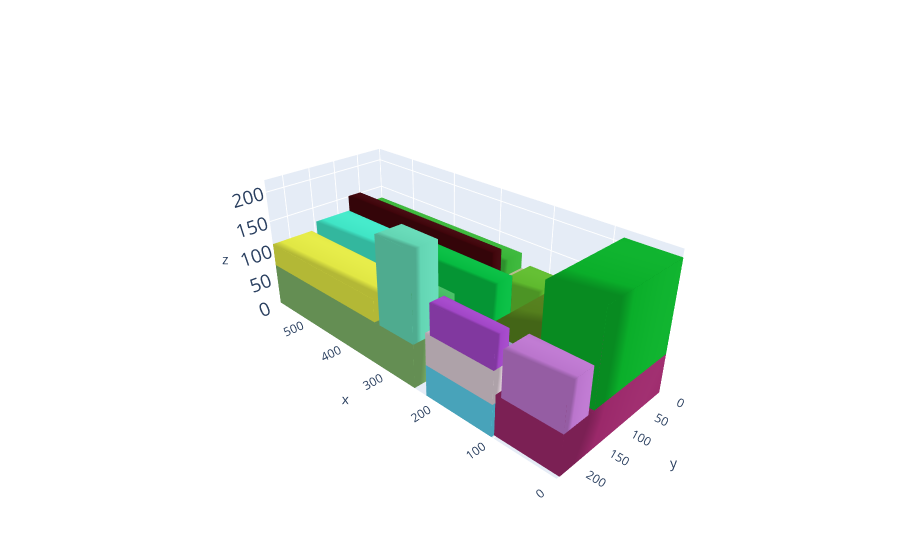

Write notebook code for a chart like this one.
### Markdown cell above
# Plot the solution

### Code cell
cont, execution_time,total_volume,TOTAL_VOLUME = MLCP_function(alpha=4.0,beta=1.0,gamma=0.2,delta=0.5,p=0.05,epsilon=1,instance=1,weight_restriction=True, max_distance_cg=10000)
print("cont despues de ejecutar MLCP")
L = cont.l;W = cont.w; H = cont.h

box_dims = []
for aabb in cont.aabbs:
  box_dims.append([aabb.xmin,aabb.ymin,aabb.zmin,aabb.xmax,aabb.ymax,aabb.zmax])
box_dims.append([0,0,0,L,W,H])
bxplot.plot_container([L,W,H], box_dims) 
print(f'{L} {W} {H}')
print(f'L * W * H = {L * W * H}')
print(f'total_volume = {sum(total_volume)}')
print(f'TOTAL_VOLUME = {len(TOTAL_VOLUME)}')
print(f'% = {sum(total_volume)/(L * W * H)}')

### Figure 1 — Plotly figure (JSON) as saved in the notebook; plotly's stock layout.template omitted (floating-point values rounded to 4 significant figures)
{"data": [{"color": "rgb(154.130410154163,40.29201955007152,105.61011259934527)", "i": [7, 0, 0, 0, 4, 4, 2, 6, 4, 0, 3, 7], "j": [3, 4, 1, 2, 5, 6, 5, 5, 0, 1, 2, 2], "k": [0, 7, 2, 3, 6, 7, 1, 2, 5, 5, 7, 6], "opacity": 1, "type": "mesh3d", "x": [0, 0, 103, 103, 0, 0, 103, 103], "y": [0, 228, 228, 0, 0, 228, 228, 0], "z": [0, 0, 0, 0, 64, 64, 64, 64]}, {"color": "rgb(194.09439389379668,26.270334384314737,210.714114767621)", "i": [7, 0, 0, 0, 4, 4, 2, 6, 4, 0, 3, 7], "j": [3, 4, 1, 2, 5, 6, 5, 5, 0, 1, 2, 2], "k": [0, 7, 2, 3, 6, 7, 1, 2, 5, 5, 7, 6], "opacity": 1, "type": "mesh3d", "x": [175, 175, 587, 587, 175, 175, 587, 587], "y": [0, 76, 76, 0, 0, 76, 76, 0], "z": [0, 0, 0, 0, 64, 64, 64, 64]}, {"color": "rgb(124.3933924428281,177.79520947154916,103.51935835932966)", "i": [7, 0, 0, 0, 4, 4, 2, 6, 4, 0, 3, 7], "j": [3, 4, 1, 2, 5, 6, 5, 5, 0, 1, 2, 2], "k": [0, 7, 2, 3, 6, 7, 1, 2, 5, 5, 7, 6], "opacity": 1, "type": "mesh3d", "x": [247, 247, 587, 587, 247, 247, 587, 587], "y": [149, 233, 233, 149, 149, 233, 233, 149], "z": [0, 0, 0, 0, 72, 72, 72, 72]}, {"color": "rgb(167.0777050816427,133.74364879045027,228.81183888037995)", "i": [7, 0, 0, 0, 4, 4, 2, 6, 4, 0, 3, 7], "j": [3, 4, 1, 2, 5, 6, 5, 5, 0, 1, 2, 2], "k": [0, 7, 2, 3, 6, 7, 1, 2, 5, 5, 7, 6], "opacity": 1, "type": "mesh3d", "x": [207, 207, 587, 587, 207, 207, 587, 587], "y": [76, 146, 146, 76, 76, 146, 146, 76], "z": [0, 0, 0, 0, 62, 62, 62, 62]}, {"color": "rgb(88.07775801639056,158.4406497120376,191.27823693004927)", "i": [7, 0, 0, 0, 4, 4, 2, 6, 4, 0, 3, 7], "j": [3, 4, 1, 2, 5, 6, 5, 5, 0, 1, 2, 2], "k": [0, 7, 2, 3, 6, 7, 1, 2, 5, 5, 7, 6], "opacity": 1, "type": "mesh3d", "x": [103, 103, 173, 173, 103, 103, 173, 173], "y": [0, 190, 190, 0, 0, 190, 190, 0], "z": [0, 0, 0, 0, 62, 62, 62, 62]}, {"color": "rgb(90.43035209873577,203.13277186629983,233.12416855439145)", "i": [7, 0, 0, 0, 4, 4, 2, 6, 4, 0, 3, 7], "j": [3, 4, 1, 2, 5, 6, 5, 5, 0, 1, 2, 2], "k": [0, 7, 2, 3, 6, 7, 1, 2, 5, 5, 7, 6], "opacity": 1, "type": "mesh3d", "x": [103, 103, 223, 223, 103, 103, 223, 223], "y": [192, 233, 233, 192, 192, 233, 233, 192], "z": [0, 0, 0, 0, 51, 51, 51, 51]}, {"color": "rgb(141.90677973647743,10.206686418548342,168.8735599653618)", "i": [7, 0, 0, 0, 4, 4, 2, 6, 4, 0, 3, 7], "j": [3, 4, 1, 2, 5, 6, 5, 5, 0, 1, 2, 2], "k": [0, 7, 2, 3, 6, 7, 1, 2, 5, 5, 7, 6], "opacity": 1, "type": "mesh3d", "x": [173, 173, 233, 233, 173, 173, 233, 233], "y": [151, 192, 192, 151, 151, 192, 192, 151], "z": [0, 0, 0, 0, 51, 51, 51, 51]}, {"color": "rgb(217.67462018389074,202.544166838643,211.63719154527644)", "i": [7, 0, 0, 0, 4, 4, 2, 6, 4, 0, 3, 7], "j": [3, 4, 1, 2, 5, 6, 5, 5, 0, 1, 2, 2], "k": [0, 7, 2, 3, 6, 7, 1, 2, 5, 5, 7, 6], "opacity": 1, "type": "mesh3d", "x": [103, 103, 223, 223, 103, 103, 223, 223], "y": [192, 233, 233, 192, 192, 233, 233, 192], "z": [51, 51, 51, 51, 102, 102, 102, 102]}, {"color": "rgb(161.05808276237906,205.75317172424968,9.38111558056735)", "i": [7, 0, 0, 0, 4, 4, 2, 6, 4, 0, 3, 7], "j": [3, 4, 1, 2, 5, 6, 5, 5, 0, 1, 2, 2], "k": [0, 7, 2, 3, 6, 7, 1, 2, 5, 5, 7, 6], "opacity": 1, "type": "mesh3d", "x": [173, 173, 221, 221, 173, 173, 221, 221], "y": [156, 192, 192, 156, 156, 192, 192, 156], "z": [51, 51, 51, 51, 82, 82, 82, 82]}, {"color": "rgb(63.82523420618405,228.60188484259342,197.16962383596606)", "i": [7, 0, 0, 0, 4, 4, 2, 6, 4, 0, 3, 7], "j": [3, 4, 1, 2, 5, 6, 5, 5, 0, 1, 2, 2], "k": [0, 7, 2, 3, 6, 7, 1, 2, 5, 5, 7, 6], "opacity": 1, "type": "mesh3d", "x": [397, 397, 587, 587, 397, 397, 587, 587], "y": [76, 146, 146, 76, 76, 146, 146, 76], "z": [62, 62, 62, 62, 124, 124, 124, 124]}, {"color": "rgb(185.15541237699523,193.79811587461256,242.4319920432746)", "i": [7, 0, 0, 0, 4, 4, 2, 6, 4, 0, 3, 7], "j": [3, 4, 1, 2, 5, 6, 5, 5, 0, 1, 2, 2], "k": [0, 7, 2, 3, 6, 7, 1, 2, 5, 5, 7, 6], "opacity": 1, "type": "mesh3d", "x": [103, 103, 169, 169, 103, 103, 169, 169], "y": [0, 180, 180, 0, 0, 180, 180, 0], "z": [62, 62, 62, 62, 105, 105, 105, 105]}, {"color": "rgb(6.057179790543725,186.48392918317347,64.74676340732154)", "i": [7, 0, 0, 0, 4, 4, 2, 6, 4, 0, 3, 7], "j": [3, 4, 1, 2, 5, 6, 5, 5, 0, 1, 2, 2], "k": [0, 7, 2, 3, 6, 7, 1, 2, 5, 5, 7, 6], "opacity": 1, "type": "mesh3d", "x": [209, 209, 397, 397, 209, 209, 397, 397], "y": [76, 124, 124, 76, 76, 124, 124, 76], "z": [62, 62, 62, 62, 133, 133, 133, 133]}, {"color": "rgb(9.827312266797463,173.8235919248127,41.559041701999696)", "i": [7, 0, 0, 0, 4, 4, 2, 6, 4, 0, 3, 7], "j": [3, 4, 1, 2, 5, 6, 5, 5, 0, 1, 2, 2], "k": [0, 7, 2, 3, 6, 7, 1, 2, 5, 5, 7, 6], "opacity": 1, "type": "mesh3d", "x": [0, 0, 85, 85, 0, 0, 85, 85], "y": [0, 168, 168, 0, 0, 168, 168, 0], "z": [64, 64, 64, 64, 208, 208, 208, 208]}, {"color": "rgb(176.57932575651492,184.45627891057293,137.19271172548153)", "i": [7, 0, 0, 0, 4, 4, 2, 6, 4, 0, 3, 7], "j": [3, 4, 1, 2, 5, 6, 5, 5, 0, 1, 2, 2], "k": [0, 7, 2, 3, 6, 7, 1, 2, 5, 5, 7, 6], "opacity": 1, "type": "mesh3d", "x": [243, 243, 587, 587, 243, 243, 587, 587], "y": [0, 76, 76, 0, 0, 76, 76, 0], "z": [64, 64, 64, 64, 102, 102, 102, 102]}, {"color": "rgb(185.8733350182045,116.74470759708076,204.25670713905401)", "i": [7, 0, 0, 0, 4, 4, 2, 6, 4, 0, 3, 7], "j": [3, 4, 1, 2, 5, 6, 5, 5, 0, 1, 2, 2], "k": [0, 7, 2, 3, 6, 7, 1, 2, 5, 5, 7, 6], "opacity": 1, "type": "mesh3d", "x": [0, 0, 94, 94, 0, 0, 94, 94], "y": [180, 228, 228, 180, 180, 228, 228, 180], "z": [64, 64, 64, 64, 135, 135, 135, 135]}, {"color": "rgb(94.42065782009524,185.16835260011962,45.79448214653151)", "i": [7, 0, 0, 0, 4, 4, 2, 6, 4, 0, 3, 7], "j": [3, 4, 1, 2, 5, 6, 5, 5, 0, 1, 2, 2], "k": [0, 7, 2, 3, 6, 7, 1, 2, 5, 5, 7, 6], "opacity": 1, "type": "mesh3d", "x": [175, 175, 237, 237, 175, 175, 237, 237], "y": [0, 72, 72, 0, 0, 72, 72, 0], "z": [64, 64, 64, 64, 112, 112, 112, 112]}, {"color": "rgb(224.1538233752629,230.25694987720405,67.6757119390572)", "i": [7, 0, 0, 0, 4, 4, 2, 6, 4, 0, 3, 7], "j": [3, 4, 1, 2, 5, 6, 5, 5, 0, 1, 2, 2], "k": [0, 7, 2, 3, 6, 7, 1, 2, 5, 5, 7, 6], "opacity": 1, "type": "mesh3d", "x": [329, 329, 587, 587, 329, 329, 587, 587], "y": [157, 233, 233, 157, 157, 233, 233, 157], "z": [72, 72, 72, 72, 110, 110, 110, 110]}, {"color": "rgb(98.96254102824844,213.13885155015964,179.1748852992587)", "i": [7, 0, 0, 0, 4, 4, 2, 6, 4, 0, 3, 7], "j": [3, 4, 1, 2, 5, 6, 5, 5, 0, 1, 2, 2], "k": [0, 7, 2, 3, 6, 7, 1, 2, 5, 5, 7, 6], "opacity": 1, "type": "mesh3d", "x": [247, 247, 318, 318, 247, 247, 318, 318], "y": [185, 233, 233, 185, 185, 233, 233, 185], "z": [72, 72, 72, 72, 213, 213, 213, 213]}, {"color": "rgb(66.91729308554329,185.8602027036731,96.73576308214177)", "i": [7, 0, 0, 0, 4, 4, 2, 6, 4, 0, 3, 7], "j": [3, 4, 1, 2, 5, 6, 5, 5, 0, 1, 2, 2], "k": [0, 7, 2, 3, 6, 7, 1, 2, 5, 5, 7, 6], "opacity": 1, "type": "mesh3d", "x": [247, 247, 319, 319, 247, 247, 319, 319], "y": [154, 185, 185, 154, 154, 185, 185, 154], "z": [72, 72, 72, 72, 120, 120, 120, 120]}, {"color": "rgb(56.6010257164855,179.66072654979303,55.81269919383102)", "i": [7, 0, 0, 0, 4, 4, 2, 6, 4, 0, 3, 7], "j": [3, 4, 1, 2, 5, 6, 5, 5, 0, 1, 2, 2], "k": [0, 7, 2, 3, 6, 7, 1, 2, 5, 5, 7, 6], "opacity": 1, "type": "mesh3d", "x": [254, 254, 587, 587, 254, 254, 587, 587], "y": [0, 49, 49, 0, 0, 49, 49, 0], "z": [102, 102, 102, 102, 128, 128, 128, 128]}, {"color": "rgb(64.5828805237504,5.888454798842945,11.708576409294757)", "i": [7, 0, 0, 0, 4, 4, 2, 6, 4, 0, 3, 7], "j": [3, 4, 1, 2, 5, 6, 5, 5, 0, 1, 2, 2], "k": [0, 7, 2, 3, 6, 7, 1, 2, 5, 5, 7, 6], "opacity": 1, "type": "mesh3d", "x": [254, 254, 587, 587, 254, 254, 587, 587], "y": [49, 75, 75, 49, 49, 75, 75, 49], "z": [102, 102, 102, 102, 151, 151, 151, 151]}, {"color": "rgb(161.10998517420867,69.90825919840883,198.55827884286478)", "i": [7, 0, 0, 0, 4, 4, 2, 6, 4, 0, 3, 7], "j": [3, 4, 1, 2, 5, 6, 5, 5, 0, 1, 2, 2], "k": [0, 7, 2, 3, 6, 7, 1, 2, 5, 5, 7, 6], "opacity": 1, "type": "mesh3d", "x": [103, 103, 214, 214, 103, 103, 214, 214], "y": [207, 233, 233, 207, 207, 233, 233, 207], "z": [102, 102, 102, 102, 151, 151, 151, 151]}, {"color": "rgb(83.95364299137394,126.53415496545199,28.46768722518576)", "i": [7, 0, 0, 0, 4, 4, 2, 6, 4, 0, 3, 7], "j": [3, 4, 1, 2, 5, 6, 5, 5, 0, 1, 2, 2], "k": [0, 7, 2, 3, 6, 7, 1, 2, 5, 5, 7, 6], "opacity": 1, "type": "mesh3d", "x": [103, 103, 152, 152, 103, 103, 152, 152], "y": [0, 175, 175, 0, 0, 175, 175, 0], "z": [105, 105, 105, 105, 126, 126, 126, 126]}, {"color": "rgb(92.04464842391592,117.99110905882115,190.3154663232316)", "i": [7, 0, 0, 0, 4, 4, 2, 6, 4, 0, 3, 7], "j": [3, 4, 1, 2, 5, 6, 5, 5, 0, 1, 2, 2], "k": [0, 7, 2, 3, 6, 7, 1, 2, 5, 5, 7, 6], "opacity": 0, "type": "mesh3d", "x": [0, 0, 587, 587, 0, 0, 587, 587], "y": [0, 233, 233, 0, 0, 233, 233, 0], "z": [0, 0, 0, 0, 220, 220, 220, 220]}], "layout": {"autosize": false, "margin": {"b": 0, "l": 0, "r": 0, "t": 0}, "paper_bgcolor": "rgba(0,0,0,0)", "scene": {"camera": {"center": {"x": 0, "y": 0, "z": 0}, "eye": {"x": -2, "y": 2, "z": 1.5}, "up": {"x": 0, "y": 0, "z": 1}}, "xaxis": {"nticks": 10, "range": [0, 587], "showspikes": false}, "yaxis": {"nticks": 5, "range": [0, 233], "showspikes": false}, "zaxis": {"nticks": 5, "range": [0, 220], "tickfont": {"size": 15}}}}}
